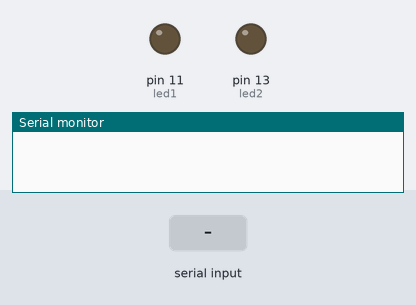
The sketch below on a simulated Arduino Uno, built with avr-gcc and run on an emulated ATmega328P. Shown: output pins drawn as LEDs (lit = HIGH), the last lines printed to the serial monitor. The test bench sets the inputs (shaded band).

Above: at 1.2 s.
1.3 s: "*everything on" received over Serial
At 2.0 s:
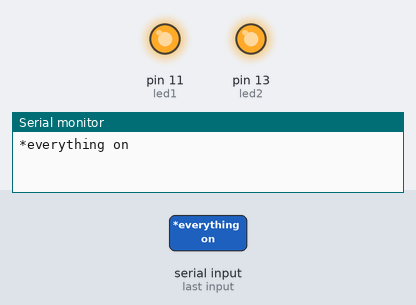
2.9 s: "*first light off" received over Serial
At 3.9 s:
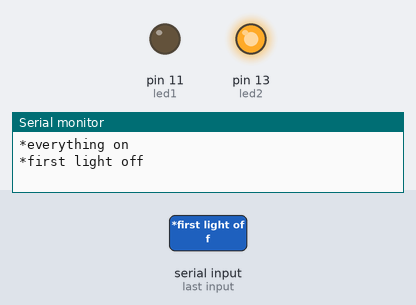
4.5 s: "*everything off" received over Serial
At 5.8 s:
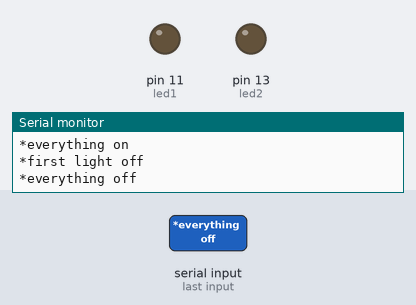
6.1 s: "*first light on" received over Serial
At 7.2 s:
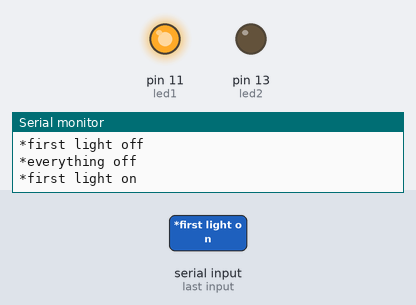
Timing chart, 0 to 8.7 s (numbered marks = the images above; inputs shaded):
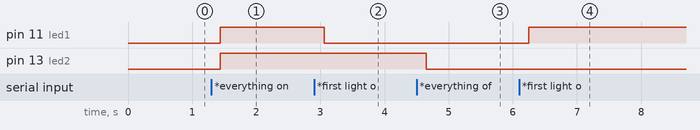

The sketch:

smartghar.ino
```cpp
String voice;
int
led2 = 13, //Connect LED 2 To Pin #12
led1 = 11; //Connect LED 2 To Pin #11
//--------------------------Call A Function-------------------------------//
void allon(){
     digitalWrite(led1, HIGH);
     digitalWrite(led2, HIGH);
     }

void alloff(){
     digitalWrite(led1, LOW);
     digitalWrite(led2, LOW);

}
//-----------------------------------------------------------------------//
 void setup() {
  Serial.begin(9600);
  pinMode(led1, OUTPUT);
  pinMode(led2, OUTPUT);

}
//-----------------------------------------------------------------------//
 void loop() {
  while (Serial.available()){  //Check if there is an available byte to read
  delay(10); //Delay added to make thing stable
  char c = Serial.read(); //Conduct a serial read
  if (c == '#') {break;} //Exit the loop when the # is detected after the word
  voice += c; //Shorthand for voice = voice + c
  }
  if (voice.length() > 0) {
    Serial.println(voice);
//-----------------------------------------------------------------------//
  //----------Control Multiple Pins/ LEDs----------//
       if(voice == "*everything on") {allon();}  //Turn Off All Pins (Call Function)
  else if(voice == "*everything off" || voice == "*everything of"){alloff();} //Turn On  All Pins (Call Function)

  //----------Turn On One-By-One----------//
  else if(voice == "*first light on") {digitalWrite(led1, HIGH);}
  else if(voice == "*light on") { digitalWrite(led2, HIGH);}
  else if(voice == "*all on") {digitalWrite(led1, HIGH); digitalWrite(led2, HIGH);}

  //----------Turn Off One-By-One----------//
  else if(voice == "*first light off") {digitalWrite(led1, LOW);}
  else if(voice == "*light off" || voice == "*light of") {digitalWrite(led2, LOW);}
  else if(voice == "*all off" || voice == "*all of") {digitalWrite(led1, LOW); digitalWrite(led2, LOW);}

//-----------------------------------------------------------------------//
voice="";}} //Reset the variable after initiating
```

Measured:
- after the input at 1.3 s, pin 11 (led1), pin 13 (led2): LOW → HIGH after 0.14 s
- after the input at 2.9 s, pin 11 (led1): HIGH → LOW after 0.16 s
- after the input at 4.5 s, pin 13 (led2): HIGH → LOW after 0.15 s
- after the input at 6.1 s, pin 11 (led1): LOW → HIGH after 0.15 s
